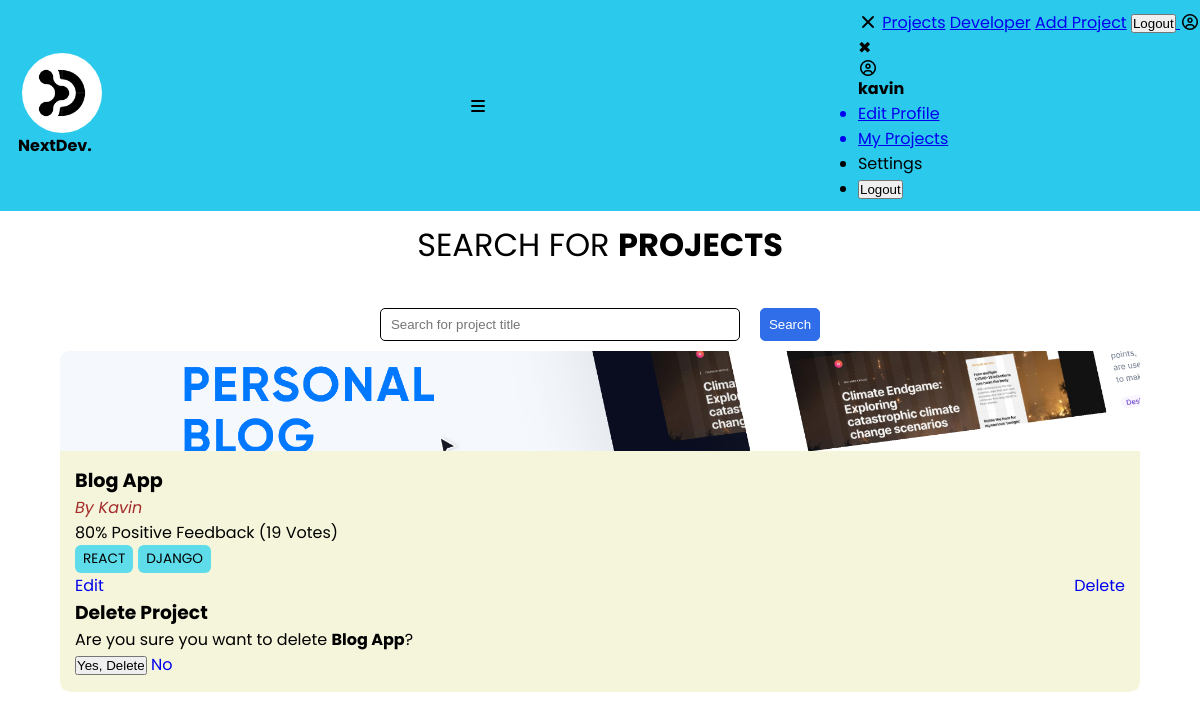
Screenshot of /projects/projectlist/ (signed in) with the database file from the repository.
### projectapp/models.py (models this page shows, shortened)
class Movie(models.Model):
    owner=models.ForeignKey(Profile,null=True,blank=True,on_delete=models.SET_NULL)
    id=models.UUIDField(default=uuid.uuid4,unique=True,primary_key=True,editable=False)
    title = models.CharField(max_length=100)
    desc = models.TextField()
    tag = models.ManyToManyField('Tag', blank=True)
    demo_link=models.CharField(max_length=2000,null=True,blank=True)
    source_link=models.CharField(max_length=2000,null=True,blank=True)
    created=models.DateTimeField(auto_now_add=True)
    vote_total=models.IntegerField(default=0,null=True,blank=True)
    vote_ratio=models.IntegerField(default=0,null=True,blank=True)
    image_path = models.ImageField(null=True,blank=True,upload_to='ProfileImages/',default='Default.jpg')

class Tag(models.Model):
    name=models.CharField(max_length=200)
    created=models.DateTimeField(auto_now_add=True)
    id=models.UUIDField(default=uuid.uuid4,unique=True,primary_key=True,editable=False)
    def __str__(self):
        return self.name

### users/models.py (models this page shows, shortened)
class Profile(models.Model):
    user=models.OneToOneField(User, on_delete=models.CASCADE,null=True,blank=True)
    name=models.CharField(max_length=200,blank=True,null=True)
    email=models.EmailField(max_length=500,blank=True,null=True)
    views = models.IntegerField(default=0, editable=False)
    short_intro=models.CharField(max_length=200,blank=True,null=True)
    bio=models.TextField(blank=True,null=True)
    profile_image=models.ImageField(null=True,blank=True,upload_to='ProfileImages/',default='default.jpg')
    social_github=models.CharField(max_length=200,blank=True,null=True)
    social_linkedin=models.CharField(max_length=200,blank=True,null=True)
    social_instagram=models.CharField(max_length=200,blank=True,null=True)
    social_leetcode=models.CharField(max_length=200,blank=True,null=True)
    social_hackerrank=models.CharField(max_length=200,blank=True,null=True)
    portfolio=models.CharField(max_length=200,blank=True,null=True)
    created=models.DateTimeField(auto_now_add=True)
    role=models.CharField(max_length=50,blank=True,null=True)
    id=models.UUIDField(default=uuid.uuid4,unique=True,primary_key=True,editable=False)
    STATUS_CHOICES = [
        ('employed', 'Employed'),
        ('open', 'Open to Work'),
        ('hiring', 'Hiring'),
        ('opportunity', 'Open to Opportunities'),
    ]
    status = models.CharField(
        max_length=20,
        choices=STATUS_CHOICES,
        default='employed'
    )
    def __str__(self):
        return str(self.user)

### projectapp/views.py (the view)
# urls.py: path('projectlist/', views.Projectlist,name='view_project'),
@login_required
def Projectlist(request):
    q = request.GET.get('q', '').strip()
    profile = request.user.profile
    data = Movie.objects.filter(owner=profile)
    if q:
        data = data.filter(
            Q(title__icontains=q) |
            Q(desc__icontains=q)
        ).distinct()
    context = {
        "data": data,
        "search": q,
    }
    return render(request, 'projects/ProjectList.html', context)

### projectapp/templates/projects/ProjectList.html (shortened to what this page needs)
{% block content %}
{% include 'Navbar.html'%}
<div class="Search-Section">
    <div class="search-title">
        <h1><span class="title-span">SEARCH FOR </span>PROJECTS</h1>
    </div>
    <div class="search-box">
        <form class="form-search" method="GET" action="{% url 'home' %}">
            <input type="text" name="q" placeholder="Search for project title" value="{{ search }}">
            <button type="submit" class="btn-search">Search</button>
        </form>
    </div>
</div>
<div class="main-box">
    {% for x in data %}
    <div class="main-box-card">
        <a href="{% url 'project' x.id %}">
            <div class="project-image">
                <img src="{{ x.image_path.url }}">
            </div>
        </a>
        <div class="card-data">
            <h4>{{ x.title }}</h4>
            <p class="owner">By {{ x.owner |title }}</p>
            <p>{{ x.vote_ratio }}% Positive Feedback ({{ x.vote_total }} Votes)</p>
            <div class="card-tag">
                {% for tag in x.tag.all %}
                <span>{{ tag }}</span>
                {% endfor %}
            </div>
            <div class="card-btn">
                <a href="{% url 'update_project' x.id %}">Edit</a>
                <a href="#delete-{{ x.id }}" class="delete-btn">Delete</a>
            </div>
            <div id="delete-{{ x.id }}" class="delete-overlay">
                <div class="delete-box">
                    <form method="POST" action="{% url 'delete_project' x.id %}">
                        <h3>Delete Project</h3>
                        <p>Are you sure you want to delete <b>{{ x.title }}</b>?</p>
                        <div class="delete-actions">
                            <button type="submit" name="action" value="Confirm" class="btn-danger">
                                Yes, Delete
                            </button>
                            <a href="#" class="btn-cancel">
                                No
                            </a>
                        </div>
                    </form>
                </div>
            </div>
        </div>
    </div>
    {% endfor %}
</div>
{% endblock content %}

### templates/Navbar.html (shortened to what this page needs)
{% load static %}
<link rel="stylesheet" href="{% static 'css/navbar.css' %}">
<link href="https://api.fontshare.com/v2/css?f[]=public-sans@400&display=swap" rel="stylesheet">
<link href="https://api.fontshare.com/v2/css?f[]=plus-jakarta-sans@400&display=swap" rel="stylesheet">
<link href="https://api.fontshare.com/v2/css?f[]=gambetta@400,500,600&display=swap" rel="stylesheet">
<link rel="stylesheet" href="https://cdnjs.cloudflare.com/ajax/libs/font-awesome/7.0.1/css/all.min.css"
 />
<link rel="stylesheet" href="{% static 'css/navbar.css' %}">
<link rel="stylesheet" href="https://cdnjs.cloudflare.com/ajax/libs/font-awesome/7.0.1/css/all.min.css">
{% block navbar %}
<header>
    <div class="main-nav">
        <div class="logo">
            <img src="{% static 'images/logo1.jpg' %}" alt="">
            <h4>NextDev.</h4>
        </div>
        <label for="menuToggle" class="menu-icon">
            <i class="fa-solid fa-bars"></i>
        </label>
        <div class="nav-menu">
            <label for="menuToggle" class="close-menu">
                <i class="fa-solid fa-xmark"></i>
            </label>
            <a href="{% url 'home' %}">Projects</a>
            <a href="{% url 'profiles' %}">Developer</a>
            {% if request.user.is_authenticated %}
            <a href="{% url 'CreateProject' %}">Add Project</a>
            <a href="{% url 'LogoutUser' %}">
                <button class="nav-btn">Logout</button>
            </a>
            <label for="toggleSidebar" class="user-btn">
                <i class="fa-regular fa-circle-user"></i>
            </label>
            <aside class="sidebar">
                <label for="toggleSidebar" class="close-btn">✖</label>
                <div class="profile">
                    <i class="fa-regular fa-circle-user"></i>
                    <h4>{{ user.username }}</h4>
                </div>
                <ul>
                    <a href="{% url 'my-profile' %}">
                        <li>Edit Profile</li>
                    </a>
                    <a href="{% url 'view_project' %}">
                        <li>My Projects</li>
                    </a>
                    <li>Settings</li>
                    <li>
                        <a href="{% url 'LogoutUser' %}">
                            <button class="nav-btn logout-btn">Logout</button>
                        </a>
                    </li>
                </ul>
            </aside>
            {% else %}
            <a href="{% url 'LoginUser' %}">
                <button class="nav-btn">Login</button>
            </a>
            {% endif %}
        </div>
    </div>
</header>
{% endblock navbar %}

### static/css/navbar.css (style rules this page uses)
* { margin: 0; padding: 0; }
header { background-color: rgb(43, 201, 236); position: relative; }
.logo img { height: 80px; width: 80px; border-radius: 50%; margin-left: 5%; }
.main-nav { display: flex; flex-direction: row; align-items: center; justify-content: space-between; width: 100%; padding-top: 10px; padding-bottom: 10px; }
.logo { margin-left: 1.5%; }
.Search-Section { width: 100%; height: 15vh; display: flex; flex-direction: column; gap: 8px; justify-content: space-between; align-items: center; padding: 10px 0 10px 0; }
.search-box { font-size: 1.6rem; width: 100%; }
.search-box form { display: flex; flex-direction: row; justify-content: center; align-items: center; gap: 20px; }
.search-box form input { width: 30%; text-indent: 2px; border-radius: 5px; border: 1px solid black; padding: 8px; outline: none; }
.search-title { display: flex; justify-content: center; align-items: center; }
.title-span { font-weight: 400; }
.form-search button { color: white; border: 1px solid rgb(48, 109, 232); border-radius: 5px; padding: 8px; background-color: rgb(48, 109, 232); }
.main-box { display: grid; grid-template-columns: repeat(auto-fit, minmax(280px, 1fr)); gap: 20px; margin: 0 5%; height: auto; overflow: visible; }
.main-box-card { background-color: beige; border-radius: 10px; }
.main-box-card a { text-decoration: none; }
.card-data { padding: 15px; }
.card-data p { color: black; }
.card-data h4 { color: black; font-size: 1.2rem; }
.card-data .owner { font-style: italic; color: brown; }
.card-tag { display: flex; flex-direction: row; flex-wrap: wrap; gap: 5px; }
.card-tag span { background: #5fdcea; padding: 4px 8px; border-radius: 6px; font-size: 0.85rem; }
.card-btn { display: flex; justify-content: space-between; align-items: center; }
.project-image { width: 100%; height: 100px; overflow: hidden; }
.project-image img { width: 100%; height: 100%; object-fit: cover; display: block; border-top-left-radius: 10px; border-top-right-radius: 10px; }

### rows the page displays
Movie: image_path (picture), title "Blog App", owner "Kavin", vote_ratio "80", vote_total "19"
Tag: name "REACT"
Tag: name "DJANGO"

### other values shown
{{ user.username }} "kavin"
